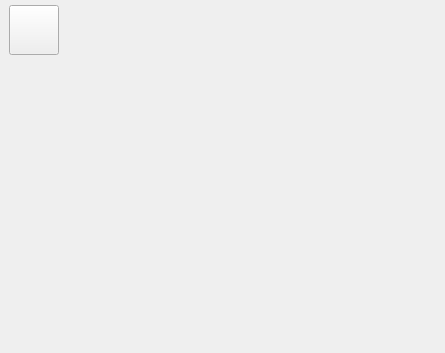
<?xml version="1.0" encoding="UTF-8"?>
<ui version="4.0">
 <class>ImageRenderer</class>
 <widget class="QWidget" name="ImageRenderer">
  <property name="geometry">
   <rect>
    <x>0</x>
    <y>0</y>
    <width>445</width>
    <height>353</height>
   </rect>
  </property>
  <property name="windowTitle">
   <string>ImageRenderer</string>
  </property>
  <layout class="QVBoxLayout" name="verticalLayout">
   <property name="spacing">
    <number>6</number>
   </property>
   <property name="leftMargin">
    <number>0</number>
   </property>
   <property name="topMargin">
    <number>0</number>
   </property>
   <property name="rightMargin">
    <number>0</number>
   </property>
   <property name="bottomMargin">
    <number>0</number>
   </property>
   <item>
    <widget class="QWidget" name="wid_Config" native="true">
     <property name="sizePolicy">
      <sizepolicy hsizetype="Preferred" vsizetype="Fixed">
       <horstretch>0</horstretch>
       <verstretch>0</verstretch>
      </sizepolicy>
     </property>
     <property name="minimumSize">
      <size>
       <width>50</width>
       <height>50</height>
      </size>
     </property>
     <layout class="QHBoxLayout" name="horizontalLayout">
      <property name="topMargin">
       <number>0</number>
      </property>
      <property name="rightMargin">
       <number>0</number>
      </property>
      <property name="bottomMargin">
       <number>9</number>
      </property>
      <item>
       <widget class="QPushButton" name="btn_FULL">
        <property name="minimumSize">
         <size>
          <width>50</width>
          <height>50</height>
         </size>
        </property>
        <property name="maximumSize">
         <size>
          <width>40</width>
          <height>40</height>
         </size>
        </property>
        <property name="text">
         <string/>
        </property>
       </widget>
      </item>
      <item>
       <spacer name="horizontalSpacer">
        <property name="orientation">
         <enum>Qt::Horizontal</enum>
        </property>
        <property name="sizeHint" stdset="0">
         <size>
          <width>40</width>
          <height>20</height>
         </size>
        </property>
       </spacer>
      </item>
     </layout>
    </widget>
   </item>
   <item>
    <widget class="QWidget" name="view" native="true"/>
   </item>
  </layout>
 </widget>
 <resources/>
 <connections/>
</ui>
